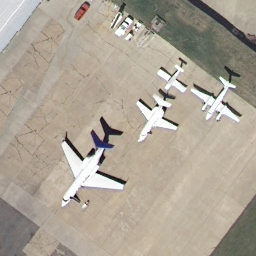
#> input picture pa3/src/data/airplane00.tif, 256 x 256 px
$ python scale_image.py
#> lines starting #> are read from the running program, lines starting #| are printed output that depends on the picture
from PIL import Image

# Open the input .tif image
input_image = Image.open("../data/airplane00.tif")
#> input_image is the input picture: PIL image 256x256 RGB; mean R, G, B 172.4, 163.5, 149.7

# Scale Image
original_width, original_height = input_image.size
#> original_width = 256; original_height = 256
new_width = original_width * 5
#> new_width = 1280
new_height = original_height * 5
#> new_height = 1280
output_image = input_image.resize((new_width, new_height), resample=Image.BILINEAR)
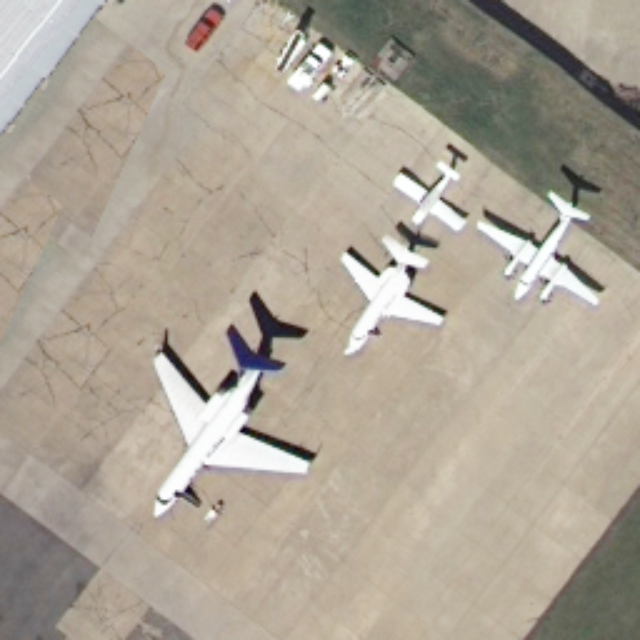
#> output_image: PIL image 1280x1280 RGB (shown at 1/2 size); mean R, G, B 172.4, 163.5, 149.7

# Save the scaled image as a new .tif file
output_image.save("../data/scaled_airplane00.tif")

print("Image scaled successfully!")
